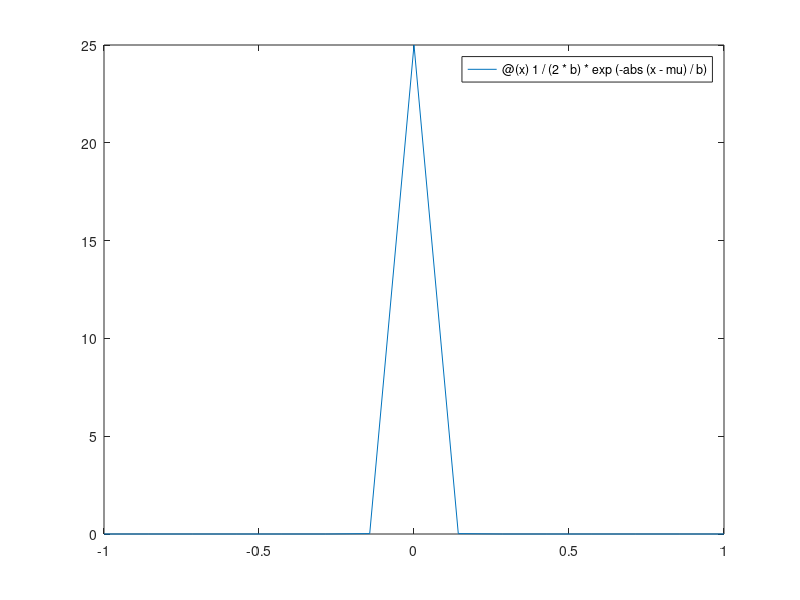

Write the MATLAB code that produced this figure. (Note: this script raises an error after producing the figure.)
close all
%sigma = sqrt(0.001);

b = 0.02;%sqrt(sigma^2/2)
mu = 0;

f = @(x) 1/(2*b)*exp(-abs(x-mu)/b);

h = fplot(f,[-1 1])
xlabel('x')
ylabel('L(x|\mu=0,b=0.02)')
grid on
axis([-1 1 0 30])
h.LineWidth = 2;
h.Parent.FontSize = 18;
h.Parent.LineWidth = 1;


